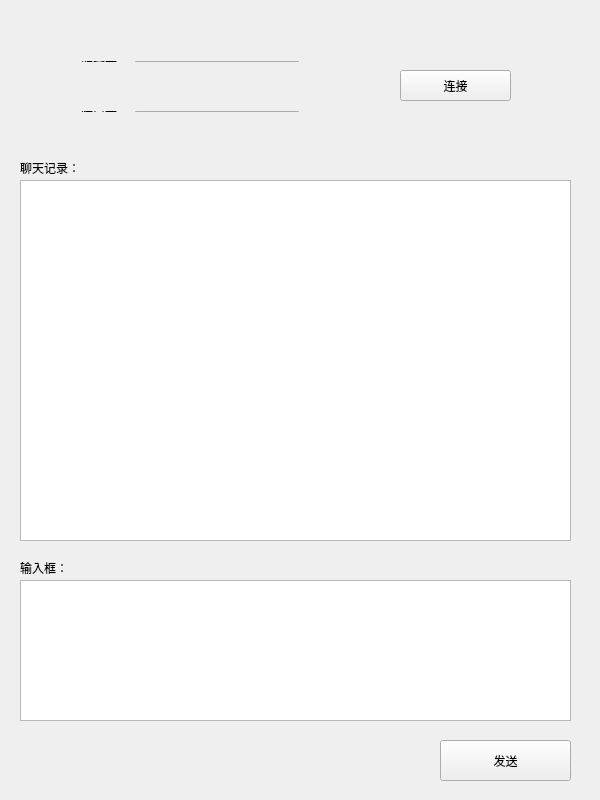
<?xml version="1.0" encoding="UTF-8"?>
<ui version="4.0">
 <class>Widget</class>
 <widget class="QWidget" name="Widget">
  <property name="geometry">
   <rect>
    <x>0</x>
    <y>0</y>
    <width>600</width>
    <height>800</height>
   </rect>
  </property>
  <property name="windowTitle">
   <string>Widget</string>
  </property>
  <widget class="QWidget" name="layoutWidget">
   <property name="geometry">
    <rect>
     <x>70</x>
     <y>100</y>
     <width>240</width>
     <height>23</height>
    </rect>
   </property>
   <layout class="QHBoxLayout" name="horizontalLayout_2">
    <item>
     <widget class="QLabel" name="label_2">
      <property name="text">
       <string>端口号：</string>
      </property>
     </widget>
    </item>
    <item>
     <widget class="QLineEdit" name="lineEdit_2"/>
    </item>
   </layout>
  </widget>
  <widget class="QPushButton" name="pushButton">
   <property name="geometry">
    <rect>
     <x>400</x>
     <y>70</y>
     <width>111</width>
     <height>31</height>
    </rect>
   </property>
   <property name="text">
    <string>连接</string>
   </property>
  </widget>
  <widget class="QLabel" name="label_3">
   <property name="geometry">
    <rect>
     <x>20</x>
     <y>160</y>
     <width>72</width>
     <height>15</height>
    </rect>
   </property>
   <property name="text">
    <string>聊天记录：</string>
   </property>
  </widget>
  <widget class="QTextEdit" name="textEdit">
   <property name="geometry">
    <rect>
     <x>20</x>
     <y>180</y>
     <width>551</width>
     <height>361</height>
    </rect>
   </property>
  </widget>
  <widget class="QWidget" name="layoutWidget">
   <property name="geometry">
    <rect>
     <x>70</x>
     <y>50</y>
     <width>240</width>
     <height>23</height>
    </rect>
   </property>
   <layout class="QHBoxLayout" name="horizontalLayout">
    <item>
     <widget class="QLabel" name="label">
      <property name="text">
       <string>服务器：</string>
      </property>
     </widget>
    </item>
    <item>
     <widget class="QLineEdit" name="lineEdit"/>
    </item>
   </layout>
  </widget>
  <widget class="QLabel" name="label_4">
   <property name="geometry">
    <rect>
     <x>20</x>
     <y>560</y>
     <width>72</width>
     <height>15</height>
    </rect>
   </property>
   <property name="text">
    <string>输入框：</string>
   </property>
  </widget>
  <widget class="QTextEdit" name="textEdit_2">
   <property name="geometry">
    <rect>
     <x>20</x>
     <y>580</y>
     <width>551</width>
     <height>141</height>
    </rect>
   </property>
  </widget>
  <widget class="QPushButton" name="pushButton_2">
   <property name="geometry">
    <rect>
     <x>440</x>
     <y>740</y>
     <width>131</width>
     <height>41</height>
    </rect>
   </property>
   <property name="text">
    <string>发送</string>
   </property>
  </widget>
 </widget>
 <layoutdefault spacing="6" margin="11"/>
 <resources/>
 <connections/>
</ui>
